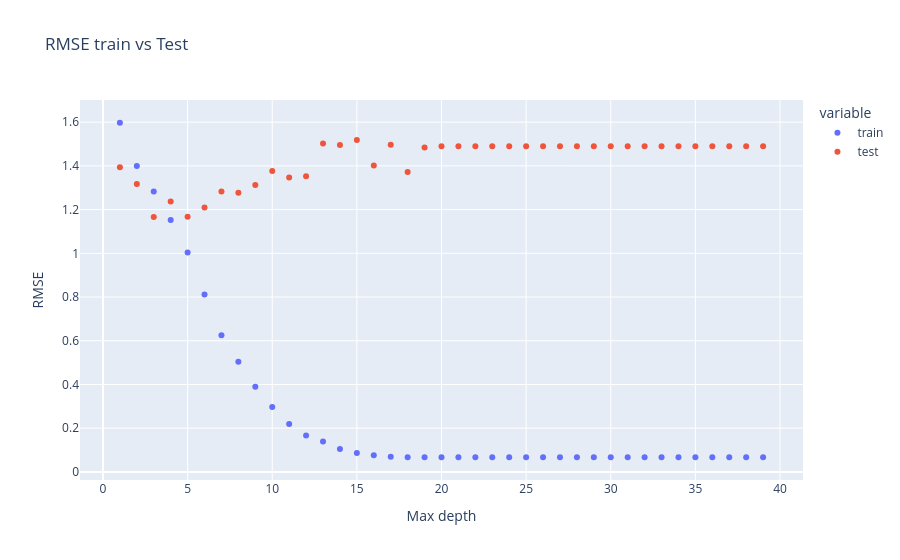

Write notebook code for a chart like this one.
### Code cell
fig = px.scatter(result_df,x="x",y=["train","test"], title = "RMSE train vs Test",labels={"x":"Max depth","value" : "RMSE"})
fig.update_layout(hovermode = "x unified")

### Figure 1 — Plotly figure (JSON) as saved in the notebook; plotly's stock layout.template omitted (floating-point values rounded to 4 significant figures)
{"data": [{"hovertemplate": "variable=train<br>Max depth=%{x}<br>RMSE=%{y}<extra></extra>", "legendgroup": "train", "marker": {"color": "#636efa", "symbol": "circle"}, "mode": "markers", "name": "train", "orientation": "v", "showlegend": true, "type": "scatter", "x": [1, 2, 3, 4, 5, 6, 7, 8, 9, 10, 11, 12, 13, 14, 15, 16, 17, 18, 19, 20, 21, 22, 23, 24, 25, 26, 27, 28, 29, 30, 31, 32, 33, 34, 35, 36, 37, 38, 39], "xaxis": "x", "y": [1.597, 1.4, 1.282, 1.152, 1.004, 0.8119, 0.6248, 0.5036, 0.3892, 0.2965, 0.219, 0.1664, 0.1391, 0.1045, 0.08601, 0.07571, 0.06952, 0.06724, 0.06697, 0.06693, 0.06693, 0.06693, 0.06693, 0.06693, 0.06693, 0.06693, 0.06693, 0.06693, 0.06693, 0.06693, 0.06693, 0.06693, 0.06693, 0.06693, 0.06693, 0.06693, 0.06693, 0.06693, 0.06693], "yaxis": "y"}, {"hovertemplate": "variable=test<br>Max depth=%{x}<br>RMSE=%{y}<extra></extra>", "legendgroup": "test", "marker": {"color": "#EF553B", "symbol": "circle"}, "mode": "markers", "name": "test", "orientation": "v", "showlegend": true, "type": "scatter", "x": [1, 2, 3, 4, 5, 6, 7, 8, 9, 10, 11, 12, 13, 14, 15, 16, 17, 18, 19, 20, 21, 22, 23, 24, 25, 26, 27, 28, 29, 30, 31, 32, 33, 34, 35, 36, 37, 38, 39], "xaxis": "x", "y": [1.393, 1.317, 1.166, 1.237, 1.167, 1.21, 1.283, 1.277, 1.313, 1.377, 1.347, 1.352, 1.502, 1.495, 1.519, 1.402, 1.496, 1.372, 1.484, 1.49, 1.49, 1.49, 1.49, 1.49, 1.49, 1.49, 1.49, 1.49, 1.49, 1.49, 1.49, 1.49, 1.49, 1.49, 1.49, 1.49, 1.49, 1.49, 1.49], "yaxis": "y"}], "layout": {"hovermode": "x unified", "legend": {"title": {"text": "variable"}, "tracegroupgap": 0}, "title": {"text": "RMSE train vs Test"}, "xaxis": {"anchor": "y", "domain": [0, 1], "title": {"text": "Max depth"}}, "yaxis": {"anchor": "x", "domain": [0, 1], "title": {"text": "RMSE"}}}}
